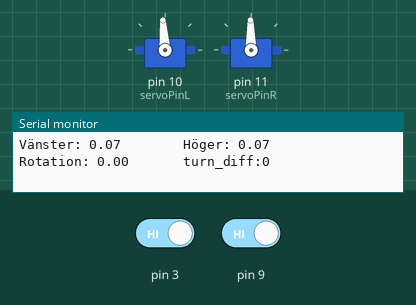
A sketch run on a simulated Arduino Uno, built with avr-gcc and run on an emulated ATmega328P. Shown: 2 × servo, the last lines printed to the serial monitor. Inputs (shaded band) come from the test bench; at power-on: pin 3 HIGH, pin 9 HIGH.

Above: at 0.88 s.
1.3 s: pin 3 driven LOW
4.3 s: pin 3 driven HIGH
At 5.08 s:
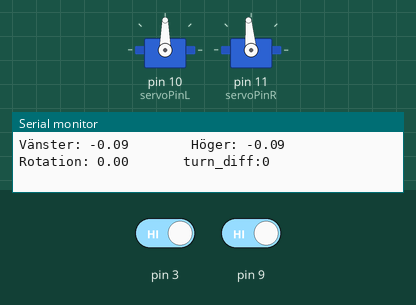
7.3 s: pin 9 driven LOW
10.3 s: pin 9 driven HIGH
13.3 s: pin 3 driven LOW and pin 9 driven LOW
16.3 s: pin 3 driven HIGH and pin 9 driven HIGH
At 19.9 s:
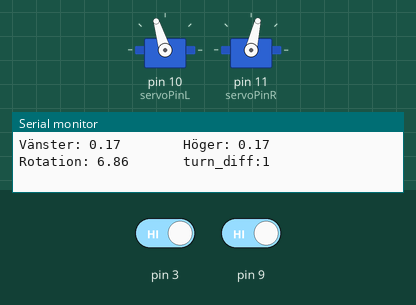
Timing chart, 0 to 24.4 s (numbered marks = the images above; inputs shaded):
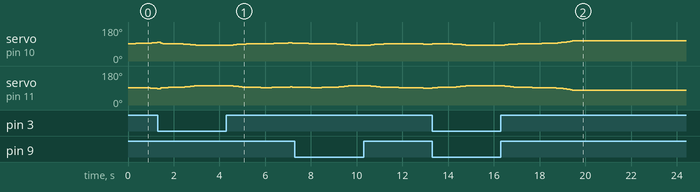

The sketch:

Boe_Del_3_Version_2.ino
```cpp
#include <Servo.h>

//Vart motorer är kopplade på breadboard
int servoPinL = 10;
int servoPinR = 11;

//Definiera variabler som ska kunna användas lite överallt
float currL = 0;
float currR = 0;
unsigned long t = 0;
unsigned long oldT = 0;
bool recent_wall_left = false;
bool recent_wall_right = false;
bool recent_wrong_dir = false;
unsigned long recent_time;
int turnDiff = 0;
// int last_turn = 0; // -1 if left and 1 if right

// Vinkel
float gRot=0;
// float altgRot=0;

//det är en konstant så den får bo här uppe
float a_max = 0.1;

//Skapa objekt servo
Servo servoLeft;
Servo servoRight;

//Från m/s till ett signalvärde vänster hjul
float LeftSpeed2sign(float vL) {
  currL = vL; //behåll vänster hjuls senaste hastighet i en allmänt tillgänglig variabel
  return 29177*pow(vL, 3) + 446.32*pow(vL,2) + 47.132*vL + 1496.2;
  // return 781.7*vL + 1500.6;
  // return 1500+floor(36393.5*pow(vL,3)-332.3*pow(vL,2)+217.8*vL);
}

//från m/s till ett signalärde höger hjul
float RightSpeed2sign(float vR) {
  currR = vR; //behåll höger hjuls senaste hastighet i en allmänt tillgänglig variabel
  return -32503*pow(vR,3) + 91.574*pow(vR,2) - 10.643*vR + 1497.6;
  // return -828.76*(vR) + 1499.1;
  // return 1492-floor(36393.5*pow(vR,3)-332.3*pow(vR,2)+217.8*vR);
}

//Kör framåt med samma hastighet i båda hjul
int drive(float L, float R) {
  servoLeft.writeMicroseconds(LeftSpeed2sign(L));
  servoRight.writeMicroseconds(RightSpeed2sign(R));
}

//accelerera från arg1 till arg2, arg3 bestämmer vilka hjul som accar
float acc(float currentV, float targetV, float dt, int wheels) {

  float a_target = (targetV - currentV)/(dt);

  float a_allowed = constrain(a_target, -a_max, a_max);

  float allowedV = currentV + a_allowed*dt;

  if (wheels == 3) { //Båda hjul accar samma
    drive(allowedV, allowedV);
  }
  else if (wheels == 1) { //Vänster accar, höger behåller samma v
    drive(allowedV, currR);
  }
  else if (wheels == 2) { //höger accar, vänster behåller samma v
    drive(currL, allowedV);
  }
  return allowedV;
}

//du vet vad setup gör, här används den för att genomföra botens rutin
void setup() {
  Serial.begin(9600);

  //Whiskers
  pinMode(9, INPUT);
  pinMode(3, INPUT);
  // pinMode(2, OUTPUT);

  //Definiera vilken pin som servo ska få info från
  servoLeft.attach(servoPinL);
  servoRight.attach(servoPinR);


}

//Denna använder vi knappt.
void loop() {
  unsigned long t = micros();
  unsigned long sek = t/1000000.0;
  float dt = (t-oldT)/1000000.0;
  bool Lwhisker = !digitalRead(3);
  bool Rwhisker = !digitalRead(9);

  Serial.println("Vänster: "+String(currL)+"        Höger: "+String(currR)+"        Rotation: "+String(gRot)+"       turn_diff:"+String(turnDiff));


  // if (recent_wall_left || recent_wall_right) {
  //   tone(2, 300);
  // }
  // else {
  //   noTone(2);
  // }

  if (Lwhisker & Rwhisker) {       //När båda nuddar, stanna, backa rakt tills endast en nuddar.
    recent_wall_left = false;
    recent_wall_right = false;

    recent_time = t;
    if(currL <= 0 & currR <= 0) { //Händelse 2
      a_max = 0.1;
      acc(currR, -0.15, dt, 3);
    }
    else { //Händelse 1
      a_max = 1.0;
      acc(currL, 0, dt, 3);
    }
  }

  else if((/*abs(turnDiff) > 2 & */abs(gRot) > 120) || recent_wrong_dir == true) { //Försök att avbryta en färd åt fel håll
    recent_wrong_dir = true;
    if (currL > 0 & currR > 0) { //Händelse 1 sakta in
      a_max = 1.0;
      acc(currL, 0, dt, 3);
    }
    else if (gRot > 20) { // om svängt för långt höger Händelse 2 svänga tillbaka
      a_max = 0.1;
      acc(currL, -0.09, dt, 1); //Dessa värden verkade funka
      acc(currR, 0.095, dt, 2);
    }
    else if (gRot < -20) { //om svängt för långt vänster Händelse 2 svänga tillbaka
      a_max = 0.1;
      acc(currL, 0.08, dt, 1);    //Dessa värden verkade funka
      acc(currR, -0.075, dt, 2);
    }
    else {              // Händelse 3 avsluta loopen
      recent_wrong_dir = false;
    }
  }

  else if (Lwhisker || recent_wall_left){     //If blocket för när vänster whisker just nu eller nyligen nuddat vägg
    recent_wall_left = true;

    if(Lwhisker) { // Händelse 1: nuddar fortfarande
      recent_time = t;
      if(currL <= 0 & currR <= 0) { //Händelse 1.2 backa.
        a_max = 0.1;
        acc(currR, -0.15, dt, 3);
      }
      else { //Händelse: 1.1 sakta in
        a_max = 1.0;
        acc(currL, 0, dt, 3);
      }
    }

    else if ((currL >= 0 & currR <= 0) & ((t - recent_time)/100000) <= 27) { //Händelse 4: svänga
      a_max = 0.1;
      acc(currL, 0.1, dt, 1);
      acc(currR, -0.1, dt, 2);
    }

    else if (currL == 0 & currR == 0){ //Händelse 6: Då bot stannat igen, avlsuta att komma in i if blocket
      recent_wall_left = false;
      turnDiff += 1;
      // last_turn = 1;
    }

    else if((t - recent_time)/100000 >= 1) { //Händelse 3 och 5: Stanna igen
      acc(currL, 0, dt, 1);
      acc(currR, 0, dt, 2);
    }

    else { //Händelse 2: fortsätt backa tills andra if-satser tar över
      acc(currL, -0.15, dt, 3);
    }
  }

  else if (Rwhisker || recent_wall_right){ //If blocket för när vänster whisker just nu eller nyligen nuddat vägg
    recent_wall_right = true;

    if(Rwhisker) {   // Händelse 1: nuddar fortfarande
      recent_time = t;
      if(currR <= 0 & currL <= 0) { //Händelse 1.2 backa.
        a_max = 0.1;
        acc(currL, -0.15, dt, 3);
      }
      else {   //Händelse: 1.1 sakta in
        a_max = 1.0;
        acc(currR, 0, dt, 3);
      }
    }

    else if ((currR >= 0 & currL <= 0) & ((t - recent_time)/100000) <= 27) { //Händelse 4: svänga
        a_max = 0.1;
        acc(currR, 0.1, dt, 2);
        acc(currL, -0.1, dt, 1);
    }

    else if (currL == 0 & currR == 0){  //Händelse 6: Då bot stannat igen, avlsuta att komma in i if blocket
      recent_wall_right = false;
      turnDiff -= 1;
      // last_turn = -1;
    }

    else if((t - recent_time)/100000 >= 1) {  //Händelse 3 och 5: Stanna igen
      acc(currL, 0, dt, 1);
      acc(currR, 0, dt, 2);
    }

    else { //Händelse 2: fortsätt backa tills andra if-satser tar över
      acc(currR, -0.15, dt, 3);
    }

  }
  else { // Grundläge, åk framåt med försök att sikta mot globala rotationen (gRot)
    a_max = 0.1;
    float x=max(min(gRot/45,1),-1);
    float k=0.04;
    float dir=-x*pow(abs(x),0.25);

    // Serial.println(x);

    acc(currR, min(0.17, 0.17-dir*k), dt, 2);
    acc(currL, min(0.17, 0.17+dir*k), dt, 1);
  }

  // altgRot+=(currL-currR)/0.11;
  gRot+=asin(currL-currR)/dt;
  oldT=t;
}
```

Measured:
- after the input at 4.3 s, servo on pin 10 (servoPinL): rises from 83° to 96° in 2.5 s, then falls to 95° in 0.16 s
- after the input at 16.3 s, servo on pin 10 (servoPinL): moves from 83° to 108° over 6.5 s, starting after 0.09 s; servo on pin 11 (servoPinR): moves from 103° to 77° over 3.1 s, starting after 0.09 s
